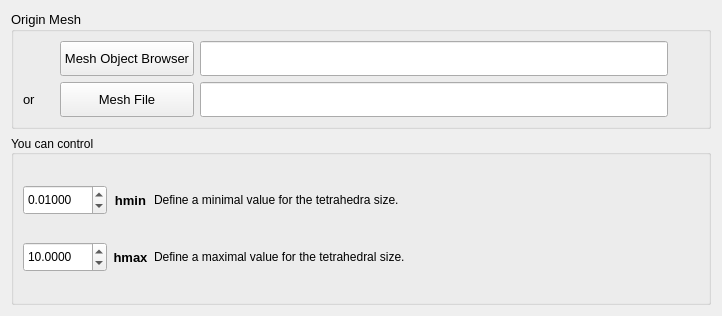
       <widget class="QWidget" name="filling">
        <attribute name="title">
         <string>Filling</string>
        </attribute>
        <layout class="QGridLayout" name="gridLayout_3">
         <item row="0" column="0">
          <widget class="QGroupBox" name="groupBox_13">
           <property name="enabled">
            <bool>true</bool>
           </property>
           <property name="sizePolicy">
            <sizepolicy hsizetype="Expanding" vsizetype="Expanding">
             <horstretch>1</horstretch>
             <verstretch>1</verstretch>
            </sizepolicy>
           </property>
           <property name="sizeIncrement">
            <size>
             <width>0</width>
             <height>0</height>
            </size>
           </property>
           <property name="font">
            <font>
             <pointsize>10</pointsize>
            </font>
           </property>
           <property name="mouseTracking">
            <bool>true</bool>
           </property>
           <property name="autoFillBackground">
            <bool>false</bool>
           </property>
           <property name="title">
            <string>Origin Mesh</string>
           </property>
           <layout class="QGridLayout" name="gridLayout_18" rowstretch="0,0" columnstretch="1,2,15,1">
            <property name="sizeConstraint">
             <enum>QLayout::SetDefaultConstraint</enum>
            </property>
            <property name="bottomMargin">
             <number>9</number>
            </property>
            <property name="verticalSpacing">
             <number>6</number>
            </property>
            <item row="1" column="1">
             <widget class="QPushButton" name="PB_MeshFile_L_2">
              <property name="sizePolicy">
               <sizepolicy hsizetype="Minimum" vsizetype="Fixed">
                <horstretch>1</horstretch>
                <verstretch>0</verstretch>
               </sizepolicy>
              </property>
              <property name="minimumSize">
               <size>
                <width>0</width>
                <height>35</height>
               </size>
              </property>
              <property name="font">
               <font>
                <pointsize>10</pointsize>
               </font>
              </property>
              <property name="text">
               <string>Mesh File</string>
              </property>
              <property name="iconSize">
               <size>
                <width>18</width>
                <height>18</height>
               </size>
              </property>
             </widget>
            </item>
            <item row="0" column="2">
             <widget class="QLineEdit" name="LE_MeshSmesh_L_2">
              <property name="minimumSize">
               <size>
                <width>0</width>
                <height>35</height>
               </size>
              </property>
              <property name="font">
               <font>
                <pointsize>10</pointsize>
               </font>
              </property>
             </widget>
            </item>
            <item row="0" column="3">
             <spacer name="horizontalSpacer_9">
              <property name="orientation">
               <enum>Qt::Horizontal</enum>
              </property>
              <property name="sizeHint" stdset="0">
               <size>
                <width>40</width>
                <height>20</height>
               </size>
              </property>
             </spacer>
            </item>
            <item row="1" column="3">
             <spacer name="horizontalSpacer_15">
              <property name="orientation">
               <enum>Qt::Horizontal</enum>
              </property>
              <property name="sizeHint" stdset="0">
               <size>
                <width>40</width>
                <height>20</height>
               </size>
              </property>
             </spacer>
            </item>
            <item row="1" column="2">
             <widget class="QLineEdit" name="LE_MeshFile_L_2">
              <property name="sizePolicy">
               <sizepolicy hsizetype="Expanding" vsizetype="Fixed">
                <horstretch>1</horstretch>
                <verstretch>0</verstretch>
               </sizepolicy>
              </property>
              <property name="minimumSize">
               <size>
                <width>0</width>
                <height>35</height>
               </size>
              </property>
              <property name="font">
               <font>
                <pointsize>10</pointsize>
               </font>
              </property>
             </widget>
            </item>
            <item row="0" column="1">
             <widget class="QPushButton" name="PB_MeshSmesh_L_2">
              <property name="sizePolicy">
               <sizepolicy hsizetype="Minimum" vsizetype="Fixed">
                <horstretch>1</horstretch>
                <verstretch>0</verstretch>
               </sizepolicy>
              </property>
              <property name="minimumSize">
               <size>
                <width>0</width>
                <height>35</height>
               </size>
              </property>
              <property name="text">
               <string>Mesh Object Browser</string>
              </property>
              <property name="iconSize">
               <size>
                <width>18</width>
                <height>18</height>
               </size>
              </property>
              <property name="checkable">
               <bool>false</bool>
              </property>
             </widget>
            </item>
            <item row="1" column="0">
             <widget class="QLabel" name="label_24">
              <property name="sizePolicy">
               <sizepolicy hsizetype="Expanding" vsizetype="Preferred">
                <horstretch>0</horstretch>
                <verstretch>0</verstretch>
               </sizepolicy>
              </property>
              <property name="text">
               <string>or</string>
              </property>
             </widget>
            </item>
           </layout>
          </widget>
         </item>
         <item row="1" column="0">
          <widget class="QGroupBox" name="groupBox_14">
           <property name="enabled">
            <bool>true</bool>
           </property>
           <property name="sizePolicy">
            <sizepolicy hsizetype="Expanding" vsizetype="Expanding">
             <horstretch>1</horstretch>
             <verstretch>1</verstretch>
            </sizepolicy>
           </property>
           <property name="minimumSize">
            <size>
             <width>700</width>
             <height>170</height>
            </size>
           </property>
           <property name="title">
            <string>You can control</string>
           </property>
           <property name="alignment">
            <set>Qt::AlignLeading|Qt::AlignLeft|Qt::AlignVCenter</set>
           </property>
           <property name="flat">
            <bool>false</bool>
           </property>
           <property name="checkable">
            <bool>false</bool>
           </property>
           <layout class="QGridLayout" name="gridLayout_20" rowstretch="0,0" columnstretch="2,1,15,0">
            <property name="sizeConstraint">
             <enum>QLayout::SetNoConstraint</enum>
            </property>
            <property name="rightMargin">
             <number>9</number>
            </property>
            <item row="1" column="1">
             <widget class="QLabel" name="label_27">
              <property name="font">
               <font>
                <pointsize>10</pointsize>
                <weight>75</weight>
                <bold>true</bold>
               </font>
              </property>
              <property name="text">
               <string>hmax</string>
              </property>
              <property name="alignment">
               <set>Qt::AlignCenter</set>
              </property>
             </widget>
            </item>
            <item row="1" column="2">
             <widget class="QLabel" name="label_28">
              <property name="minimumSize">
               <size>
                <width>0</width>
                <height>30</height>
               </size>
              </property>
              <property name="toolTip">
               <string/>
              </property>
              <property name="text">
               <string>Define a maximal value for the tetrahedral size.</string>
              </property>
              <property name="wordWrap">
               <bool>true</bool>
              </property>
             </widget>
            </item>
            <item row="0" column="2">
             <widget class="QLabel" name="label_26">
              <property name="minimumSize">
               <size>
                <width>0</width>
                <height>30</height>
               </size>
              </property>
              <property name="toolTip">
               <string/>
              </property>
              <property name="text">
               <string>Define a minimal value for the tetrahedra size.</string>
              </property>
              <property name="wordWrap">
               <bool>true</bool>
              </property>
             </widget>
            </item>
            <item row="1" column="0">
             <widget class="QDoubleSpinBox" name="SP_Hmax_Filling">
              <property name="minimumSize">
               <size>
                <width>0</width>
                <height>30</height>
               </size>
              </property>
              <property name="decimals">
               <number>4</number>
              </property>
              <property name="value">
               <double>10.000000000000000</double>
              </property>
             </widget>
            </item>
            <item row="1" column="3">
             <spacer name="horizontalSpacer_26">
              <property name="orientation">
               <enum>Qt::Horizontal</enum>
              </property>
              <property name="sizeHint" stdset="0">
               <size>
                <width>40</width>
                <height>20</height>
               </size>
              </property>
             </spacer>
            </item>
            <item row="0" column="0">
             <widget class="QDoubleSpinBox" name="SP_Hmin_Filling">
              <property name="minimumSize">
               <size>
                <width>0</width>
                <height>30</height>
               </size>
              </property>
              <property name="decimals">
               <number>5</number>
              </property>
              <property name="minimum">
               <double>0.000000000000000</double>
              </property>
              <property name="maximum">
               <double>100.000000000000000</double>
              </property>
              <property name="singleStep">
               <double>0.100000000000000</double>
              </property>
              <property name="stepType">
               <enum>QAbstractSpinBox::AdaptiveDecimalStepType</enum>
              </property>
              <property name="value">
               <double>0.010000000000000</double>
              </property>
             </widget>
            </item>
            <item row="0" column="1">
             <widget class="QLabel" name="label_29">
              <property name="font">
               <font>
                <pointsize>10</pointsize>
                <weight>75</weight>
                <bold>true</bold>
               </font>
              </property>
              <property name="text">
               <string>hmin</string>
              </property>
              <property name="alignment">
               <set>Qt::AlignCenter</set>
              </property>
             </widget>
            </item>
            <item row="0" column="3">
             <spacer name="horizontalSpacer_28">
              <property name="orientation">
               <enum>Qt::Horizontal</enum>
              </property>
              <property name="sizeHint" stdset="0">
               <size>
                <width>40</width>
                <height>20</height>
               </size>
              </property>
             </spacer>
            </item>
           </layout>
          </widget>
         </item>
        </layout>
       </widget>
